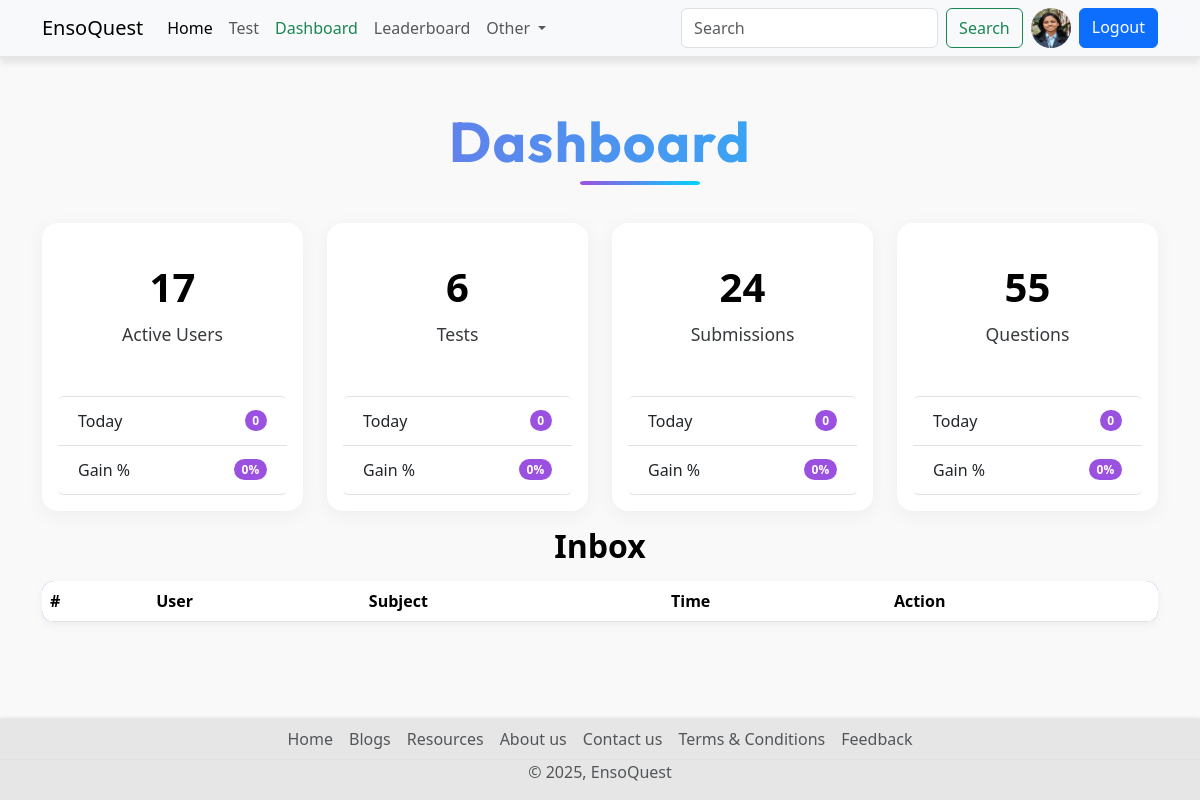
The app's page /dashboard (signed in), older data.
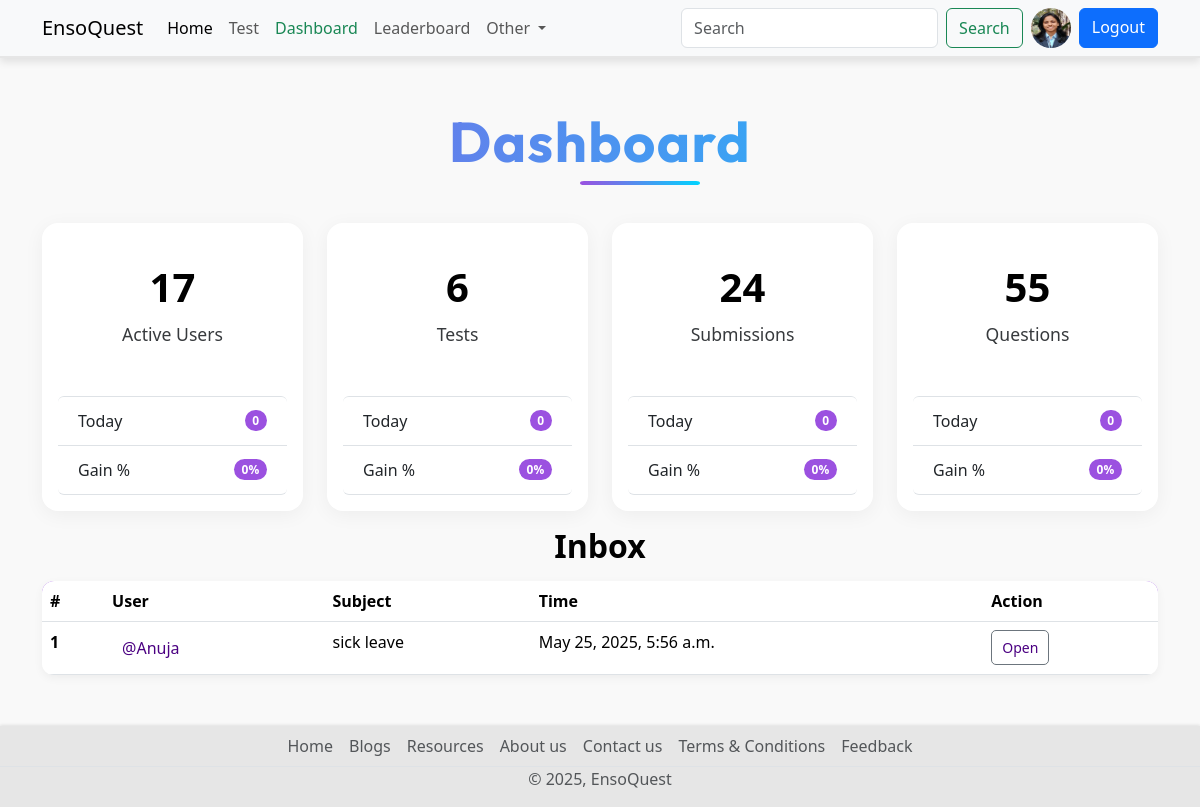
The same page, newer data.
### base/models.py (models this page shows, shortened)
class Message(models.Model):
    user = models.ForeignKey('auth.user',on_delete=models.CASCADE)
    subject = models.CharField(max_length=255)
    message = models.TextField()
    is_read = models.BooleanField(default=False)
    created_at = models.DateTimeField(default=timezone.now)

### base/views.py (the view)
# urls.py: path('dashboard', views.dashboard_view, name='dashboard'),
@user_passes_test(is_superuser)
@login_required
def dashboard_view(request):
    total_users = User.objects.all().count()
    total_quizzes = Quiz.objects.all().count()
    total_quiz_submit = QuizSubmission.objects.all().count()
    total_questions = Question.objects.all().count()
    today_users = User.objects.filter(date_joined__date=datetime.date.today()).count()
    today_quizzes_objs = Quiz.objects.filter(created_at__date=datetime.date.today())
    today_quizzes = Quiz.objects.filter(created_at__date=datetime.date.today()).count()
    today_quiz_submit = QuizSubmission.objects.filter(submitted_at__date=datetime.date.today()).count()
    today_questions = 0
    for quiz in today_quizzes_objs:
        today_questions += quiz.question_set.count()
    gain_users = gain_percentage(total_users, today_users)
    gain_quizzes = gain_percentage(total_quizzes, today_quizzes)
    gain_quiz_submit = gain_percentage(total_quiz_submit, today_quiz_submit)
    gain_questions = gain_percentage(total_questions, today_questions)
    messages = Message.objects.filter(created_at__date=datetime.date.today()).order_by('-created_at')
    context = {
               "total_users": total_users,
               "total_quizzes": total_quizzes,
               "total_quiz_submit": total_quiz_submit,
               "total_questions": total_questions,
               "today_users":today_users,
               "today_quizzes":today_quizzes,
               "today_quiz_submit":today_quiz_submit,
               "today_questions":today_questions,
               "gain_users": gain_users,
               "gain_quizzes": gain_quizzes,
               "gain_quiz_submit": gain_quiz_submit,
               "gain_questions": gain_questions,
               "messages": messages,
                 }
    return render(request, "dashboard.html", context)

### base/views.py (called while the page is built)
def is_superuser(user):
    return user.is_superuser

def gain_percentage(total, today):
    if total > 0 and today > 0:
        gain = math.floor((today *100)/total)
        return gain

### Templates/dashboard.html (shortened to what the changed rows need)
{% extends 'index.html' %}
{% block content %}
{% load static %}
<link rel="stylesheet" href="{% static 'css/dashboard-style.css' %}">
    <h1 class="display-4 text-center my-5 title">Dashboard</h1>
    <div class="container">
        <div class="row">
            <div class="col-sm-3 mb-3">
                <div class="card">
                    <div class="card-body text-center mt-4">
                        <h1 class="card-title pricing-card-title">{{total_users}}</h1>
                    </div>
                </div>
            </div>
            <div class="col-sm-3 mb-3">
                <div class="card">
                    <div class="card-body text-center mt-4">
                        <h1 class="card-title pricing-card-title">{{total_quizzes}}</h1>
                    </div>
                </div>
            </div>
            <div class="col-sm-3 mb-3">
                <div class="card">
                    <div class="card-body text-center mt-4">
                        <h1 class="card-title pricing-card-title">{{total_quiz_submit}}</h1>
                    </div>
                </div>
            </div>
            <div class="col-sm-3 mb-3">
                <div class="card">
                    <div class="card-body text-center mt-4">
                        <h1 class="card-title pricing-card-title">{{total_questions}}</h1>
                    </div>
                </div>
            </div>
        </div>
        <div class="row">
            <div class="col-sm-12 col-md-12 mb-3">
                <h2 class="mb-3 text-center">Inbox</h2>
                <table class="table">
                    <thead>
                        <tr>
                            <th scope="col">#</th>
                            <th scope="col">User</th>
                            <th scope="col">Subject</th>
                            <th scope="col">Time</th>
                            <th scope="col">Action</th>
                        </tr>
                    </thead>
                    <tbody>
                        {% for message in messages %}
                        <tr class="table-{% if not message.is_read %}active{% endif %}">
                            <th scope="row">{{forloop.counter}}</th>
                            <td><a href="{% url 'profile' message.user.username %}">@{{message.user.username}}</a></td>
                            <td>{{message.subject}}</td>
                            <td>{{message.created_at}}</td>
                            <td><a href="{% url 'message' message.id%}" class="btn btn-sm btn-outline-secondary">Open</a></td>
                        </tr>
                        {% endfor %}
                    </tbody>
                </table>
            </div>
        </div>
    </div>
{% endblock content %}

Row changes from the older to the newer data that the page shows:
added Message: user.username "Anuja", subject "sick leave", created_at "May 25, 2025, 5:56 a.m."
